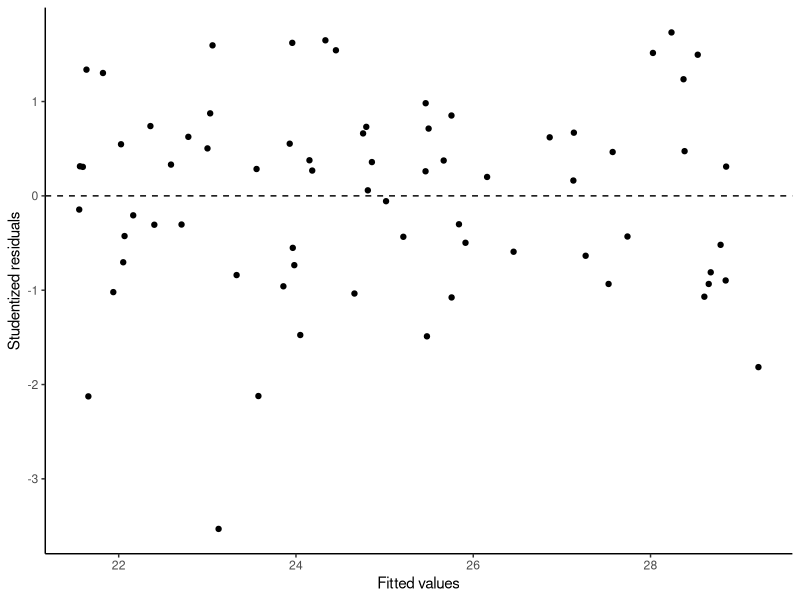
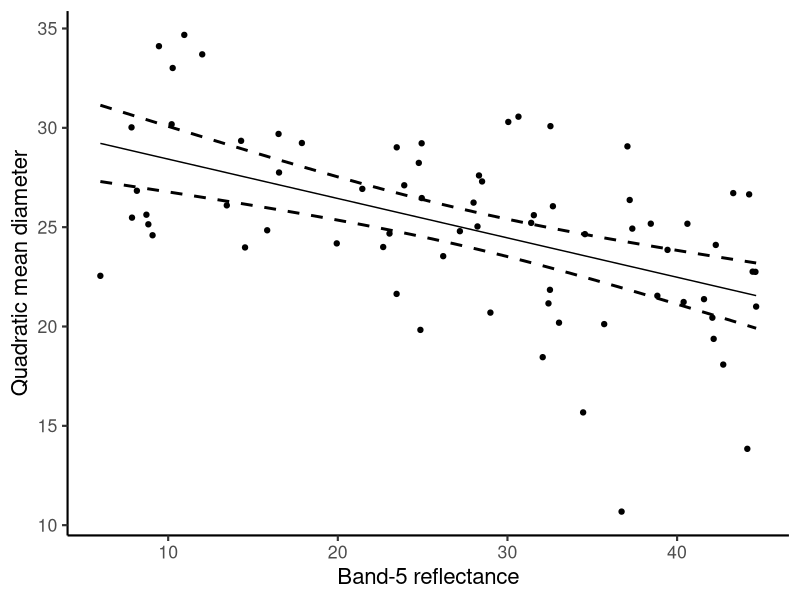

These charts were generated, in order, by the following R code:
## ---- chunk 1
knitr::opts_chunk$set(echo = F, fig.align = "center")
library(tidyverse)
library(patchwork)
## ---- chunk 2
set.seed(5621)

# simulate data
  n <- 70
  n_train <- n * 0.9
  n_test <- n * 0.1
  beta <- c(30, -0.2)
  X <- cbind(
    rep(1, n),
    runif(n, min = 5, 45)
  )
  dat <- tibble(
    b5 = X[,2],
    y = X%*%beta + rnorm(n, sd = 4)
  )
  
# fit the model
  fit <- lm(y ~ b5, data = dat)
  
# add residuals
  dat <- dat %>% mutate(
    res = rstudent(fit),
    fitted = fitted(fit)
  )
  
# make predictions
  dat <- dat %>% mutate(
    pred = predict(fit, dat),
    low = predict(fit, dat, interval = "confidence")[,2],
    high = predict(fit, dat, interval = "confidence")[,3],
  )
  
# get CIs
  cis <- confint(fit)
  
# get p-values
  pvals <- summary(fit)$coefficients[,4]
  
# get R-squared
  r2 <- summary(fit)$adj.r.squared
## ---- chunk 3

(rvf <- ggplot(dat, aes(x = fitted, y = res)) +
  geom_point() +
  geom_hline(yintercept = 0, linetype = "dashed") +
  theme_classic() +
  xlab("Fitted values") +
  ylab("Studentized residuals"))

## ---- chunk 4

ggplot(data = dat, aes(x = b5, y = y)) +
  geom_point() +
  geom_line(aes(y = pred)) +
  geom_line(aes(y = high), linetype = "dashed", linewidth = 1) +
  geom_line(aes(y = low), linetype = "dashed", linewidth = 1) +
  theme_classic(base_size = 16) +
  ylab("Quadratic mean diameter") +
  xlab("Band-5 reflectance")

